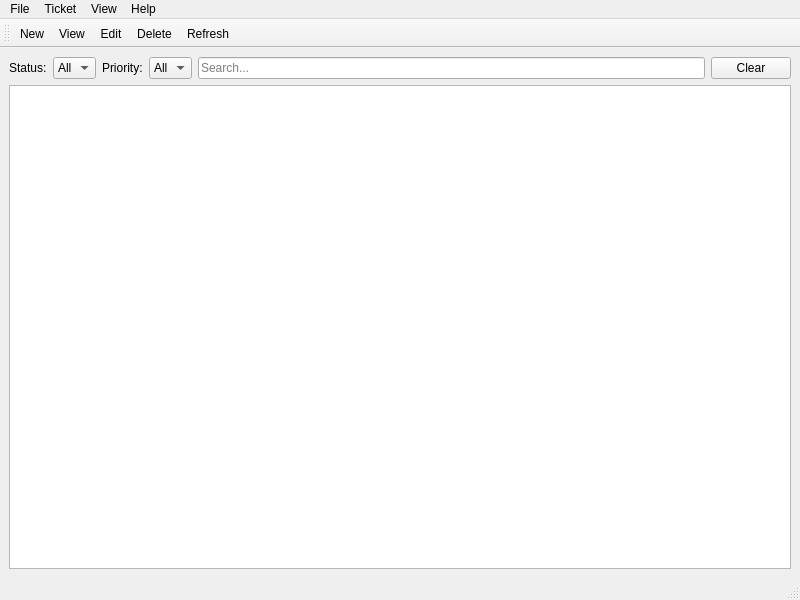
<?xml version="1.0" encoding="UTF-8"?>
<ui version="4.0">
 <class>MainWindow</class>
 <widget class="QMainWindow" name="MainWindow">
  <property name="geometry">
   <rect><x>0</x><y>0</y><width>800</width><height>600</height></rect>
  </property>
  <property name="windowTitle"><string>Helpdesk</string></property>
  <widget class="QWidget" name="centralwidget">
   <layout class="QVBoxLayout" name="mainLayout">
    <item>
     <layout class="QHBoxLayout" name="filterLayout">
      <item>
       <widget class="QLabel" name="lblStatus"><property name="text"><string>Status:</string></property></widget>
      </item>
      <item>
       <widget class="QComboBox" name="comboFilterStatus">
        <item><property name="text"><string>All</string></property></item>
       </widget>
      </item>
      <item>
       <widget class="QLabel" name="lblPriority"><property name="text"><string>Priority:</string></property></widget>
      </item>
      <item>
       <widget class="QComboBox" name="comboFilterPriority">
        <item><property name="text"><string>All</string></property></item>
       </widget>
      </item>
      <item>
       <widget class="QLineEdit" name="editSearch">
        <property name="placeholderText"><string>Search...</string></property>
       </widget>
      </item>
      <item>
       <widget class="QPushButton" name="btnClear"><property name="text"><string>Clear</string></property></widget>
      </item>
     </layout>
    </item>
    <item>
     <widget class="QTableView" name="tableView">
      <property name="selectionBehavior"><enum>QAbstractItemView::SelectRows</enum></property>
      <property name="alternatingRowColors"><bool>true</bool></property>
     </widget>
    </item>
   </layout>
  </widget>
  <widget class="QMenuBar" name="menubar">
   <widget class="QMenu" name="menuFile"><property name="title"><string>File</string></property><addaction name="actionExit"/></widget>
   <widget class="QMenu" name="menuTicket"><property name="title"><string>Ticket</string></property></widget>
   <widget class="QMenu" name="menuView"><property name="title"><string>View</string></property></widget>
   <widget class="QMenu" name="menuHelp"><property name="title"><string>Help</string></property></widget>
   <addaction name="menuFile"/><addaction name="menuTicket"/><addaction name="menuView"/><addaction name="menuHelp"/>
  </widget>
  <widget class="QToolBar" name="toolBar">
   <property name="toolButtonStyle"><enum>Qt::ToolButtonTextBesideIcon</enum></property>
   <addaction name="actionNew"/><addaction name="actionView"/><addaction name="actionEdit"/><addaction name="actionDelete"/><addaction name="actionRefresh"/>
  </widget>
  <widget class="QStatusBar" name="statusbar"/>
  <action name="actionNew"><property name="text"><string>New</string></property></action>
  <action name="actionView"><property name="text"><string>View</string></property></action>
  <action name="actionEdit"><property name="text"><string>Edit</string></property></action>
  <action name="actionDelete"><property name="text"><string>Delete</string></property></action>
  <action name="actionRefresh"><property name="text"><string>Refresh</string></property></action>
  <action name="actionExit"><property name="text"><string>Exit</string></property></action>
 </widget>
</ui>
